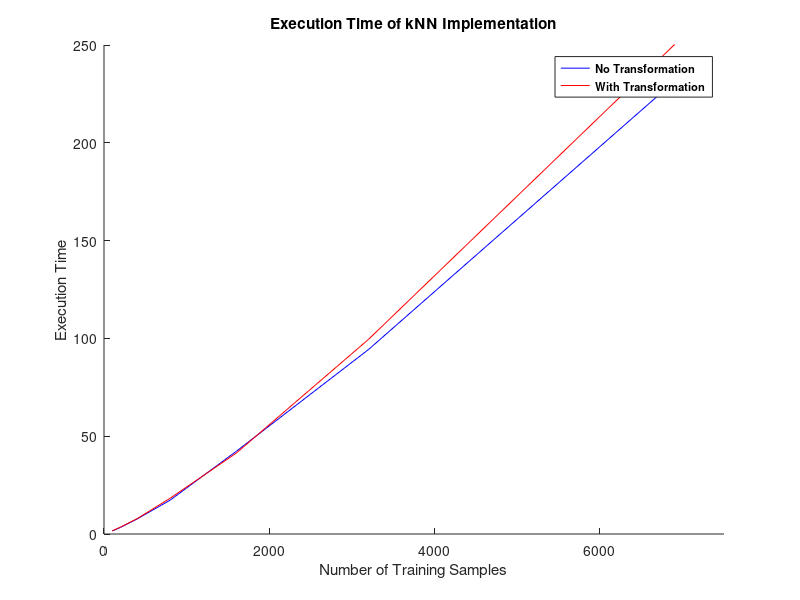
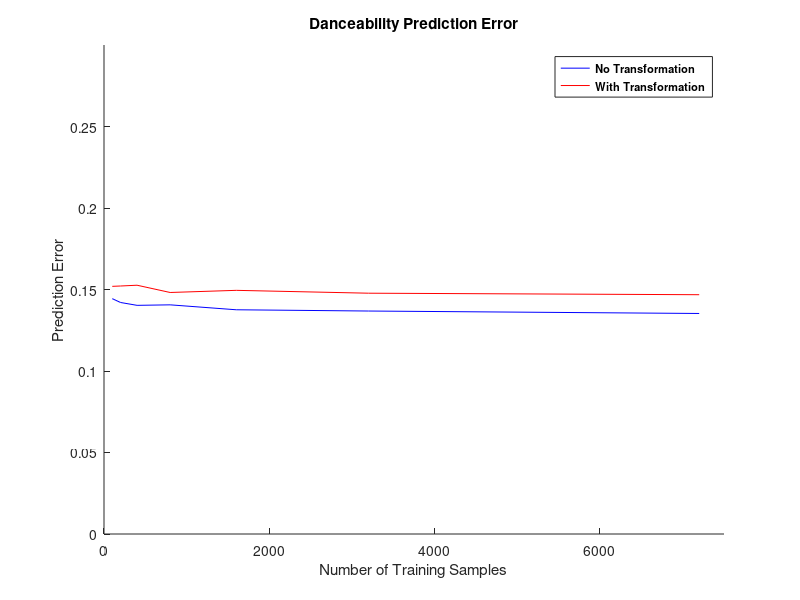
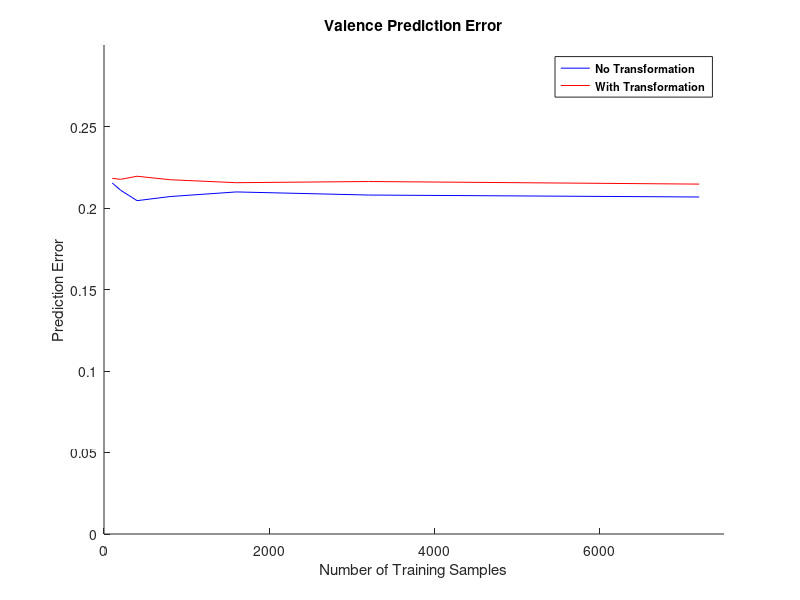
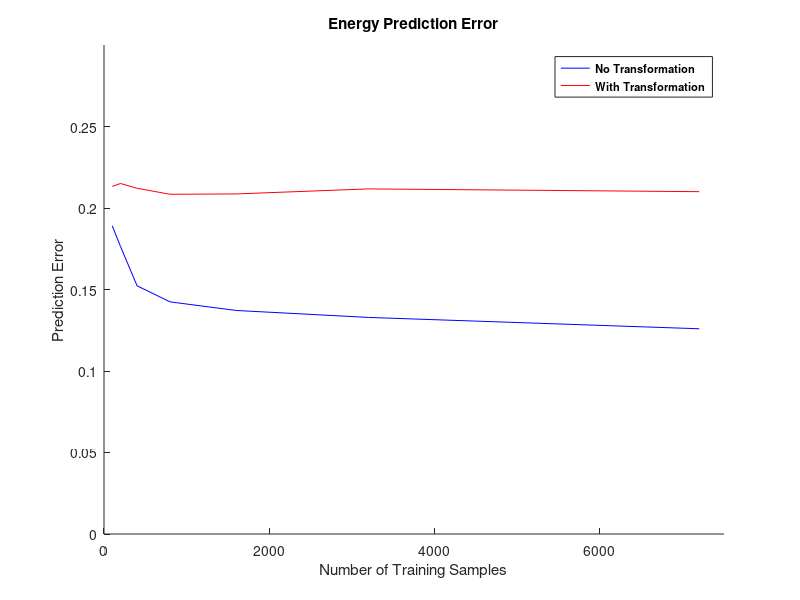

Here is the MATLAB script that generated these plots, in order:
num_songs = [100, 200, 400, 800, 1600, 3200, 7200];

execution_time_nt = [1.5421421527863, 3.3868300914764, 7.6780619621277, 17.305434942245, 42.267510175705, 94.326319932938, 242.54957103729];

dance_error_nt = [0.14438796918336, 0.14203315192604, 0.14028161304571, 0.14059104211608, 0.13756684427324, 0.13679652747817, 0.1352916296867];

valence_error_nt = [0.21533687591166, 0.21094385351823, 0.20450989707242, 0.20702997205958, 0.20986023133025, 0.20795446563945, 0.20675517226502];

energy_error_nt = [0.18904953559322, 0.1763389336415, 0.15226851607601, 0.14240337514124, 0.13713657051875, 0.13286444591679, 0.12591201397021];

execution_time_t = [1.6212060451508, 3.5367131233215, 7.8259379863739, 18.290140151978, 41.356256008148, 99.527333021164, 262.38856887817];

dance_error_t = [0.1519393767848, 0.15214811607601, 0.1526277470981, 0.14817181520288, 0.14948463965074, 0.14773315007704, 0.14680489286081];

energy_error_t = [0.21326138222907, 0.21505618233179, 0.21209696548536, 0.20842041407293, 0.20863805577812, 0.21172022496148, 0.21001826255778];

valence_error_t = [0.21821632316384, 0.21757294812532, 0.21948835048793, 0.21734048094504, 0.21552887539805, 0.21625192039034, 0.21466223965074];

%% Plot Execution Times
figure
axis([0, 7500, 0, 250])
hold on

title('Execution Time of kNN Implementation')
xlabel('Number of Training Samples')
ylabel('Execution Time')
plot(num_songs, execution_time_nt, 'b-', num_songs, execution_time_t, 'r-')
legend({'No Transformation','With Transformation'},'FontSize',8,'FontWeight','bold')
saveas(gcf,'execution_time', 'png')

hold off

%% Plot Danceability Prediction Errors
figure
axis([0, 7500, 0, .3])
hold on

title('Danceability Prediction Error')
xlabel('Number of Training Samples')
ylabel('Prediction Error')
plot(num_songs, dance_error_nt, 'b-', num_songs, dance_error_t, 'r-')
legend({'No Transformation','With Transformation'},'FontSize',8,'FontWeight','bold')
saveas(gcf,'danceability_error', 'png')
hold off

%% Plot Valence Prediction Errors
figure
axis([0, 7500, 0, .3])
hold on

title('Valence Prediction Error')
xlabel('Number of Training Samples')
ylabel('Prediction Error')
plot(num_songs, valence_error_nt, 'b-', num_songs, valence_error_t, 'r-')
legend({'No Transformation','With Transformation'},'FontSize',8,'FontWeight','bold')
saveas(gcf,'valence_error', 'png')
hold off

%% Plot Energy Prediction Errors
figure
axis([0, 7500, 0, .3])
hold on

title('Energy Prediction Error')
xlabel('Number of Training Samples')
ylabel('Prediction Error')
plot(num_songs, energy_error_nt, 'b-', num_songs, energy_error_t, 'r-')
legend({'No Transformation','With Transformation'},'FontSize',8,'FontWeight','bold')
saveas(gcf,'energy_error', 'png')
hold off